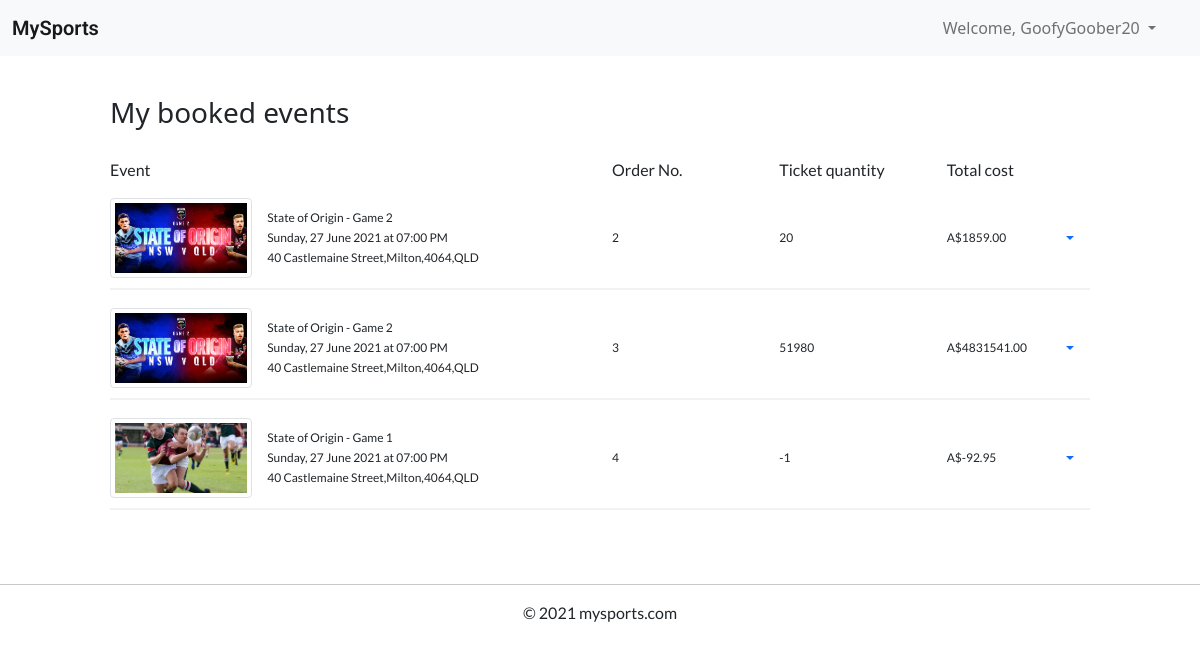
/booked-events (signed in), run on an earlier commit of the app's database.
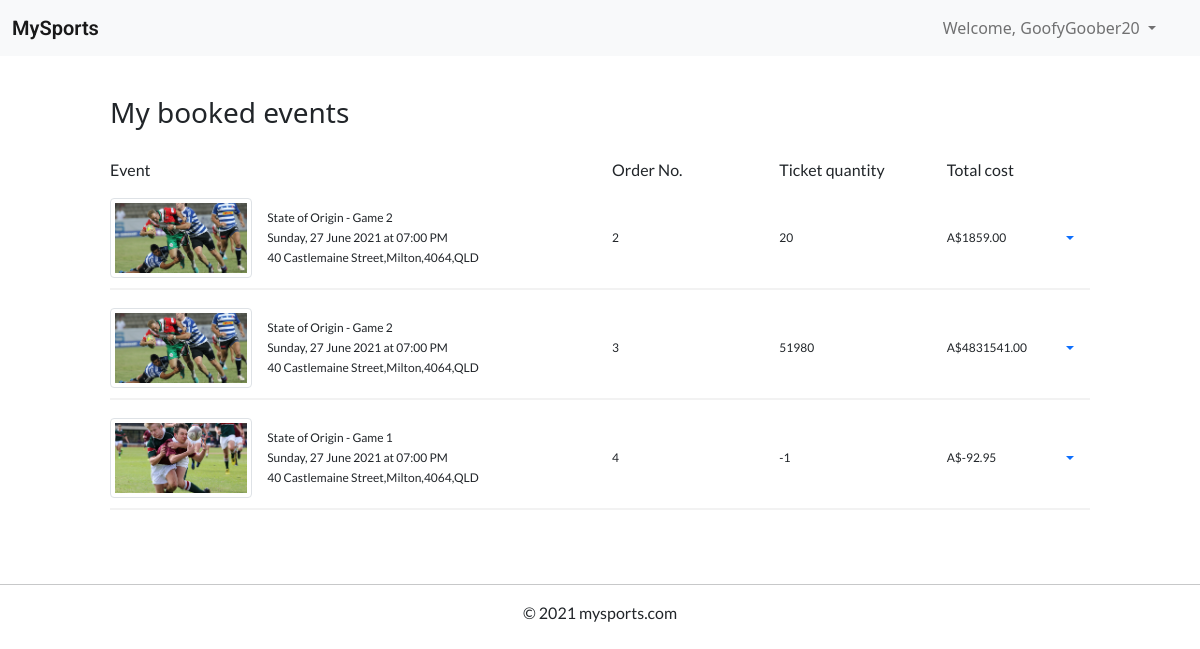
And on a later commit of the database.
### website/models.py (models this page shows, shortened)
class User(db.Model, UserMixin):
    __tablename__='users' # good practice to specify table name
    user_id = db.Column(db.Integer, primary_key=True, autoincrement=True)
    username = db.Column(db.String(20), index=True, unique=True)
    email = db.Column(db.String(100), index=True, unique=True)
    contact_number = db.Column(db.Integer, unique=True, index=True)
    address = db.Column(db.String(100), index=True, unique=True)
    password_hash = db.Column(db.String(255), nullable=False)
    comments = db.relationship('Comment')
    events = db.relationship('Event')
    orders = db.relationship('Order')

class Order(db.Model):
    __tablename__ = 'orders'
    order_id = db.Column(db.Integer, primary_key=True, autoincrement=True)
    ticket_quantity = db.Column(db.Integer(), default=0)
    order_date = db.Column(db.DateTime())
    total_cost = db.Column(db.Float())
    user_id = db.Column(db.Integer, db.ForeignKey('users.user_id'))
    event_id = db.Column(db.Integer, db.ForeignKey('events.event_id'))
    @property
    def event(self) -> Event:
        return Event.query.filter_by(event_id=self.event_id).first()
    @property
    def total_cost(self) -> float:
        return self.ticket_quantity * self.event.price

class Event(db.Model):
    __tablename__ = 'events'
    event_id = db.Column(db.Integer, primary_key=True, autoincrement=True)
    title = db.Column(db.String(80))
    description = db.Column(db.String(2000))
    sport = db.Column(db.String(20))
    image = db.Column(db.String(100))
    venue = db.Column(db.String(50))
    address = db.Column(db.String(150))
    start_time = db.Column(db.DateTime())
    end_time = db.Column(db.DateTime())
    status = db.Column(db.String(15))
    tickets_total = db.Column(db.Integer())
    price = db.Column(db.Float())
    user_id = db.Column(db.Integer(), db.ForeignKey('users.user_id'))
    orders = db.relationship('Order')
    comments = db.relationship('Comment')
    def formatted_time(self, time:datetime):
        return '{}, {} {} {} at {}'.format(get_day(time.weekday()),
                                                time.day,
                                                get_month(time.month - 1),
                                                time.year,
                                                time.strftime("%I:%M %p"))

### website/views.py (the view)
@bp.route('/booked-events')
@login_required
def booked_events():
    orders = current_user.orders
    return render_template('booked_events.html', orders=orders)

### website/models.py (called while the page is built)
def get_day(day:int):
    return days_of_week[day]

def get_month(month:int):
    return months[month]

### website/templates/booked_events.html (shortened to what this page needs)
{% extends "base.html" %}
{% block content %}
<div class="container-fluid">
  <div class="col-12 col-lg-10 mx-auto">
    <div class="div-2"></div>
    <h3>My booked events</h3>
    <div class="div-1"></div>
    <div class="row">
      <div class="col-6">
        <p>Event</p>
      </div>
      <div class="col-2">
        <p>Order No.</p>
      </div>
      <div class="col-2">
        <p>Ticket quantity</p>
      </div>
      <div class="col-2">
        <p>Total cost</p>
      </div>
    </div>
    {% if orders|length > 0 %}
    {% for order in orders %}
    <div class="my-event-container">
      <div class="row">
        <div class="col-6 d-flex">
          <img class="img-fluid img-thumbnail float-left my-auto"
            src="{{ url_for('main.download', filename=order.event.image) }}">
          <div class="my-auto">
            <p>{{ order.event.title }}</p>
            <p>{{ order.event.formatted_time(order.event.start_time) }}</p>
            <p>{{ order.event.address }}</p>
          </div>
        </div>
        <div class="col-2 d-flex">
          <p class="my-auto">{{ order.order_id|string }}</p>
        </div>
        <div class="col-2 d-flex">
          <p class="my-auto">{{ order.ticket_quantity }}</p>
        </div>
        <div class="col-2 d-flex">
          <p class="my-auto">A${{ "%.2f"|format(order.total_cost) }}</p>
          <div class="dropdown my-auto ms-auto">
            <a class="nav-link dropdown-toggle" href="#" data-bs-toggle="dropdown"></a>
          </div>
        </div>
      </div>
    </div>
    <div class="div-1"></div>
    {% endfor %}
    {% else %}
    <div class="div-1"></div>
    <p>You have no booked events to display</p>
    <div class="div-1"></div>
    {% endif %}
  </div>
</div>
<div class="div-2"></div>
{% endblock %}

### website/templates/base.html (shortened to what this page needs)
<!doctype html>
<html>
<head>
  <link rel="stylesheet" href="{{ url_for('static', filename='css/style.css') }}">
    <link href="https://cdn.jsdelivr.net/npm/bootstrap@5.1.0/dist/css/bootstrap.min.css" rel="stylesheet"
>
  </head>
<body>
    <nav class="navbar navbar-expand-lg navbar-light bg-light">
        <div class="container-fluid">
          <a class="navbar-brand" href="{{ url_for('main.index') }}">MySports</a>
          <div class="collapse navbar-collapse" id="navbarScroll">
            <div class="div-1"></div>
              {% if current_user.is_authenticated %}
              <ul class="navbar-nav my-2 my-lg-0 d-flex ms-auto me-4" >
                <li class="nav-item dropdown">
                  <a class="nav-link dropdown-toggle" href="#" id="navbarDropdownMenuLink" role="button" data-bs-toggle="dropdown" aria-expanded="false">
                  Welcome, {{ current_user.username }}
                </a>
                {% endif %}
              </li>
            </ul>
          </div>
        </div>
      </nav>
    <main>
        {% block content %}{% endblock %}
    </main>
    <footer>
        <div class="myfooter">
            <hr>
            <p>© 2021 mysports.com</p>
            <div style="padding: 30px;"></div>
        </div>
    </footer>
</body>
</html>

### website/static/css/style.css (style rules this page uses)
.myfooter { text-align: center; }
.div-1 { padding: 10px; }
.div-2 { padding: 20px; }
p { font-family: 'Lato', sans-serif; }
.navbar-brand { font-family: 'Roboto', sans-serif; font-weight: 600; font-size: 25px; }
body, html { height: 100%; }
div.my-event-container { box-shadow: 0px 2px 0px 0px rgb(0 0 0 / 5%); padding-bottom: 10px; }
div.my-event-container p { font-size: 12px; padding: 0px; margin: 2px 0; }
div.my-event-container img { height: 80px; aspect-ratio: 16 / 9; object-fit: cover; margin-right: 15px; }
.float-left { float: left; }

What changed in the data, as far as the page shows it:
changed through a linked row, Order id 2: event.image: a different picture
changed through a linked row, Order id 3: event.image: a different picture
